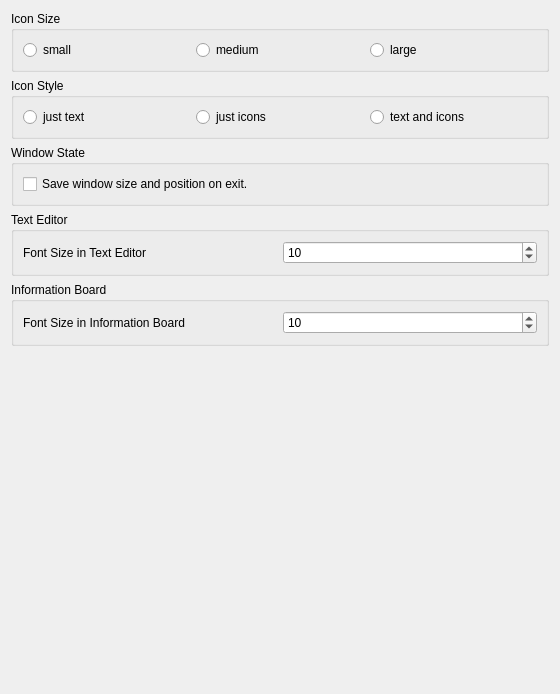
<?xml version="1.0" encoding="UTF-8"?>
<ui version="4.0">
 <class>AppearanceSettings</class>
 <widget class="QWidget" name="AppearanceSettings">
  <property name="geometry">
   <rect>
    <x>0</x>
    <y>0</y>
    <width>560</width>
    <height>694</height>
   </rect>
  </property>
  <property name="windowTitle">
   <string>Appearance Settings</string>
  </property>
  <layout class="QGridLayout" name="gridLayout">
   <item row="0" column="0">
    <layout class="QVBoxLayout" name="verticalLayout">
     <item>
      <widget class="QGroupBox" name="iconSizeBox">
       <property name="title">
        <string>Icon Size</string>
       </property>
       <layout class="QGridLayout" name="gridLayout_2">
        <item row="0" column="0">
         <layout class="QHBoxLayout" name="horizontalLayout">
          <item>
           <widget class="QRadioButton" name="smallRadioButton">
            <property name="text">
             <string>small</string>
            </property>
           </widget>
          </item>
          <item>
           <widget class="QRadioButton" name="mediumRadioButton">
            <property name="text">
             <string>medium</string>
            </property>
           </widget>
          </item>
          <item>
           <widget class="QRadioButton" name="largeRadioButton">
            <property name="text">
             <string>large</string>
            </property>
           </widget>
          </item>
         </layout>
        </item>
       </layout>
      </widget>
     </item>
     <item>
      <widget class="QGroupBox" name="iconStyleBox">
       <property name="title">
        <string>Icon Style</string>
       </property>
       <layout class="QGridLayout" name="gridLayout_3">
        <item row="0" column="0">
         <layout class="QHBoxLayout" name="horizontalLayout_2">
          <item>
           <widget class="QRadioButton" name="justTextRadioButton">
            <property name="text">
             <string>just text</string>
            </property>
           </widget>
          </item>
          <item>
           <widget class="QRadioButton" name="justIconRadioButton">
            <property name="text">
             <string>just icons</string>
            </property>
           </widget>
          </item>
          <item>
           <widget class="QRadioButton" name="textAndIconsRadioButton">
            <property name="text">
             <string>text and icons</string>
            </property>
           </widget>
          </item>
         </layout>
        </item>
       </layout>
      </widget>
     </item>
     <item>
      <widget class="QGroupBox" name="windowStateBox">
       <property name="title">
        <string>Window State</string>
       </property>
       <layout class="QGridLayout" name="gridLayout_4">
        <item row="0" column="0">
         <layout class="QVBoxLayout" name="verticalLayout_4">
          <item>
           <widget class="QCheckBox" name="windowStateCheckBox">
            <property name="text">
             <string>Save window size and position on exit.</string>
            </property>
           </widget>
          </item>
         </layout>
        </item>
       </layout>
      </widget>
     </item>
     <item>
      <widget class="QGroupBox" name="textEditorBox">
       <property name="title">
        <string>Text Editor</string>
       </property>
       <layout class="QGridLayout" name="gridLayout_8">
        <item row="0" column="0">
         <layout class="QHBoxLayout" name="horizontalLayout_5">
          <item>
           <widget class="QLabel" name="fontSizeTextEditorLabel">
            <property name="text">
             <string>Font Size in Text Editor</string>
            </property>
           </widget>
          </item>
          <item>
           <widget class="QSpinBox" name="fontSizeTextEditorLabelSpinBox">
            <property name="minimum">
             <number>9</number>
            </property>
            <property name="maximum">
             <number>18</number>
            </property>
            <property name="value">
             <number>10</number>
            </property>
           </widget>
          </item>
         </layout>
        </item>
       </layout>
      </widget>
     </item>
     <item>
      <widget class="QGroupBox" name="informationBoardBox">
       <property name="title">
        <string>Information Board</string>
       </property>
       <layout class="QGridLayout" name="gridLayout_6">
        <item row="0" column="0">
         <layout class="QHBoxLayout" name="horizontalLayout_3">
          <item>
           <widget class="QLabel" name="fontSizeInformationBoardLabel">
            <property name="text">
             <string>Font Size in Information Board</string>
            </property>
           </widget>
          </item>
          <item>
           <widget class="QSpinBox" name="fontSizeInformationBoardSpinBox">
            <property name="minimum">
             <number>9</number>
            </property>
            <property name="maximum">
             <number>18</number>
            </property>
            <property name="value">
             <number>10</number>
            </property>
           </widget>
          </item>
         </layout>
        </item>
       </layout>
      </widget>
     </item>
     <item>
      <spacer name="verticalSpacer">
       <property name="orientation">
        <enum>Qt::Vertical</enum>
       </property>
       <property name="sizeHint" stdset="0">
        <size>
         <width>20</width>
         <height>40</height>
        </size>
       </property>
      </spacer>
     </item>
    </layout>
   </item>
  </layout>
 </widget>
 <resources/>
 <connections/>
</ui>
